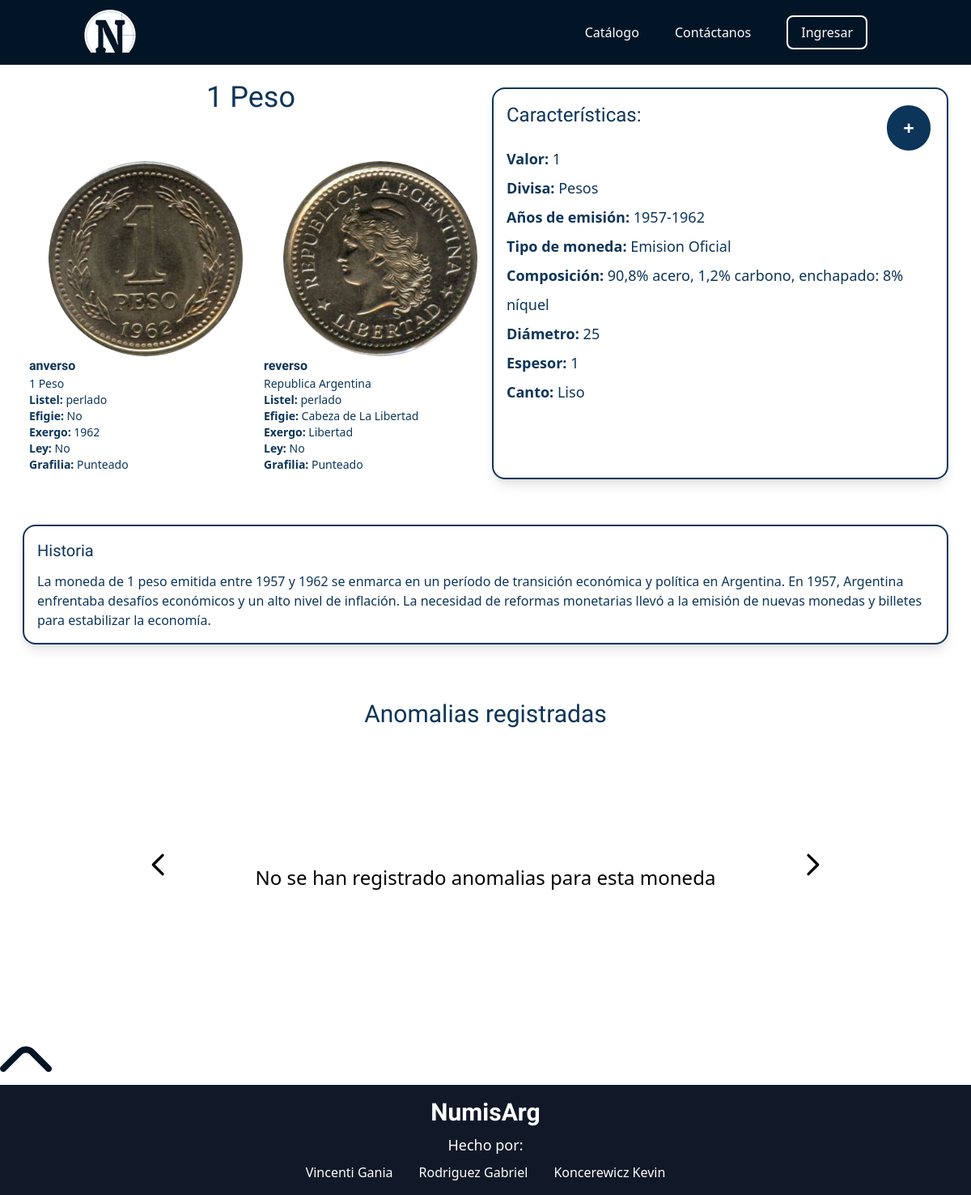
The app's page /src/views/coin-catalog/moneda.php?moneda=29 with its own data.
### tables this page shows
CREATE TABLE `moneda_atributo` (
  `id_moneda_atributo` int(11) NOT NULL,
  `id_moneda` int(11) NOT NULL,
  `id_divisa` int(11) NOT NULL,
  `id_valor_nominal` int(11) NOT NULL,
  `id_tipo_canto` int(11) NOT NULL,
  `id_tipo_moneda` int(11) NOT NULL,
  `composicion` varchar(100) NOT NULL,
  `diametro` float NOT NULL,
  `espesor` float NOT NULL,
  `historia` longtext NOT NULL,
  `inicio_emision` date NOT NULL,
  `fin_emision` date NOT NULL
);

CREATE TABLE `moneda` (
  `id_moneda` int(11) NOT NULL,
  `nombre` varchar(20) NOT NULL
);

CREATE TABLE `valor_nominal` (
  `id_valor_nominal` int(11) NOT NULL,
  `valor` float NOT NULL
);

CREATE TABLE `divisa` (
  `id_divisa` int(11) NOT NULL,
  `nombre` varchar(20) NOT NULL
);

CREATE TABLE `tipo_moneda` (
  `id_tipo_moneda` int(11) NOT NULL,
  `tipo_moneda` varchar(30) NOT NULL
);

CREATE TABLE `tipo_canto` (
  `id_tipo_canto` int(11) NOT NULL,
  `tipo` varchar(50) NOT NULL
);

CREATE TABLE `partes` (
  `id_partes` int(11) NOT NULL,
  `id_imagen` int(11) NOT NULL,
  `id_moneda_atributo` int(11) NOT NULL,
  `lado` varchar(7) NOT NULL,
  `listel` varchar(100) DEFAULT NULL,
  `efigie` varchar(100) DEFAULT NULL,
  `leyenda` varchar(100) DEFAULT NULL,
  `exergo` varchar(100) DEFAULT NULL,
  `ley` varchar(100) DEFAULT NULL,
  `grafilia` varchar(100) DEFAULT NULL,
  `detalles` varchar(200) DEFAULT NULL
);

CREATE TABLE `imagen` (
  `id_imagen` int(11) NOT NULL,
  `direccion` varchar(100) NOT NULL
);

### src/views/coin-catalog/consultasmoneda.php (called while the page is built, shortened)
<?php
include '../../inc/conexion.php';
$id= $_GET['moneda'];
    $sql="SELECT moneda.nombre, inicio_emision, fin_emision
    FROM moneda
    INNER JOIN moneda_atributo ON moneda.id_moneda=moneda_atributo.id_moneda
    WHERE moneda.id_moneda='$id'";
    $gral=mysqli_query($conectar,$sql);
    $sql="SELECT divisa.nombre , valor_nominal.valor, tipo_canto.tipo, tipo_moneda, composicion, diametro, espesor, historia
        FROM moneda_atributo
        INNER JOIN divisa ON moneda_atributo.id_divisa=divisa.id_divisa
        INNER JOIN valor_nominal ON moneda_atributo.id_valor_nominal=valor_nominal.id_valor_nominal
        INNER JOIN tipo_canto ON moneda_atributo.id_tipo_canto=tipo_canto.id_tipo_canto
        INNER JOIN tipo_moneda ON moneda_atributo.id_tipo_moneda=tipo_moneda.id_tipo_moneda
        WHERE id_moneda='$id'";
    $detalle=mysqli_query($conectar,$sql);
    $sql="SELECT `lado`, `listel`, `efigie`, `leyenda`, `exergo`, `ley`, `grafilia`, `detalles`
        FROM `partes`
        INNER JOIN moneda_atributo ON moneda_atributo.id_moneda_atributo=partes.id_moneda_atributo
        WHERE id_moneda='$id'";
    $lados=mysqli_query($conectar,$sql);
?>

### src/views/coin-catalog/moneda.php (the view, shortened to what this page needs)
<?php
include '../../../header.php';
include 'consultasmoneda.php';
?>
<!DOCTYPE html>
<html lang="es">
<head>
    <link href="https://cdn.jsdelivr.net/npm/tailwindcss@2.2.19/dist/tailwind.min.css" rel="stylesheet">
    <link href="https://cdn.jsdelivr.net/npm/tailwindcss@2.2.19/dist/tailwind.min.css" rel="stylesheet">
    <link rel="stylesheet" href="../../style.css">
</head>
<body>
<?php
if($gral){
    while($general=mysqli_fetch_assoc($gral)){
        if($detalle){
            while($det=mysqli_fetch_assoc($detalle)){
                $nombre= mb_convert_encoding($general['nombre'], "UTF-8", mb_detect_encoding($general['nombre'],"UTF-8, ISO-8859-1, auto"));
                $emisioni= (int) $general['inicio_emision'];
                $emisionf= (int) $general['fin_emision'];
                $valor= $det['valor'];
                $divisa= mb_convert_encoding($det['nombre'], "UTF-8", mb_detect_encoding($det['nombre'],"UTF-8, ISO-8859-1, auto"));
                $canto= $det['tipo'];
                $tipomoneda= $det['tipo_moneda'];
                $composicion= mb_convert_encoding($det['composicion'], "UTF-8", mb_detect_encoding($det['composicion'],"UTF-8, ISO-8859-1, auto"));
                $diametro= $det['diametro'];
                $espesor= $det['espesor'];
                $historia= mb_convert_encoding($det['historia'], "UTF-8", mb_detect_encoding($det['historia'],"UTF-8, ISO-8859-1, auto"));
                echo'
                <section class="grid grid-cols-4 grid-rows-6 p-5 font-light-blue">
                    <h1 class="col-span-2 h-10 text-center text-4xl ">'.$nombre.'</h1>
                    <span class="inline-block col-start-3 col-span-4 row-span-6 m-2 p-4 border-2 rounded-2xl shadow-lg border-light-blue">
                        <h2 class="text-2xl inline-block mb-5 ">Características:</h2>
                        <button onclick="mostrarguardar()"  class="float-right p-1 px-5 m-1 rounded-full text-white font-bold text-2xl bg-light-blue leading-loose">
                            +
                        </button>
                        <p class="text-lg leading-loose">
                            <b>Valor:</b> '.$valor.'
                            <b><br>Divisa:</b> '.$divisa.'
                            <b><br>Años de emisión:</b> '.$emisioni.'-'.$emisionf.'
                            <b><br>Tipo de moneda:</b> '.$tipomoneda.'
                            <b><br>Composición:</b> '.$composicion.'
                            <b><br>Diámetro:</b> '.$diametro.'
                            <b><br>Espesor:</b> '.$espesor.'
                            <b><br>Canto:</b> '.$canto.'
                        </p>
                    </span>';
                    if($lados){
                        while($lado=mysqli_fetch_assoc($lados)){
                            $nombrelado=$lado['lado'];
                            $listel=$lado['listel'];
                            $efigie=$lado['efigie'];
                            $leyenda= mb_convert_encoding($lado['leyenda'], "UTF-8", mb_detect_encoding($lado['leyenda'],"UTF-8, ISO-8859-1, auto"));
                            $exergo=$lado['exergo'];
                            $ley=$lado['ley'];
                            $grafilia=$lado['grafilia'];
                            $sql="SELECT  direccion
                                FROM imagen
                                INNER JOIN partes ON partes.id_imagen=imagen.id_imagen
                                INNER JOIN moneda_atributo ON partes.id_moneda_atributo=moneda_atributo.id_moneda_atributo
                                WHERE id_moneda='$id'
                                AND lado='$nombrelado'";
                            $img=mysqli_query($conectar,$sql);
                            $imagen=mysqli_fetch_assoc($img);
                            if(isset($imagen['direccion'])){
                                $imagenlado= mb_convert_encoding($imagen['direccion'], "UTF-8", mb_detect_encoding($imagen['direccion'],"UTF-8, ISO-8859-1, auto"));
                            }else{
                            $imagenlado='../../assets/icon/usd-circle.svg';
                            }
                            echo '
                            <div class="inline-block  row-span-6 p-4 ">
                                <img src="'.$imagenlado.'" class="w-60 mx-6 rounded-full">
                                <h3 class="font-semibold">'.$nombrelado.'</h3>
                                <p class="text-sm">
                                    '.$leyenda.'
                                    <br><b>Listel:</b> '.$listel.'
                                    <br><b>Efigie:</b> '.$efigie.'
                                    <br><b>Exergo:</b> '.$exergo.'
                                    <br><b>Ley:</b> '.$ley.'
                                    <br><b>Grafilia:</b> '.$grafilia.'
                                </p>
                            </div>
                            ';
                        }
                    }
                    echo'
                </section>
                <section  class="border-2 rounded-2xl shadow-lg m-7 p-4  border-light-blue font-light-blue">
                    <h2 class="mb-3 text-xl">Historia</h2>
                    <p class="break-words">
                    '.$historia.'
                    </p>
                </section>
                ';
            }
        }
    }
}
        ?>
<div class="relative py-10 pb-20">
    <h1 class="text-center text-3xl mb-10 font-light-blue">Anomalias registradas</h1>
    <div class="relative  rounded-xl sm:h-64 xl:h-80 4xl:h-96">
        <div class="carousel-inner">
            <?php
            echo '<p class="text-2xl p-20 py-32 text-center">No se han registrado anomalias para esta moneda</p>';
            ?>
        </div>
        <button type="button" class="flex absolute top-0 left-0 z-30 justify-center items-center pl-44 h-full cursor-pointer group focus:outline-none" data-carousel-prev>
        <span class="inline-flex justify-center items-center w-10 h-10 rounded-full sm:w-10 sm:h-10 bg-white/30 group-focus:ring-4 group-focus:ring-white group-focus:outline-none">
            <svg class="w-10 h-10 text-black sm:w-10 sm:h-10" fill="none" stroke="currentColor" viewBox="0 0 24 24" xmlns="http://www.w3.org/2000/svg"><path stroke-linecap="round" stroke-linejoin="round" stroke-width="2" d="M15 19l-7-7 7-7"></path></svg>
        </span>
        </button>
        <button type="button" class="flex absolute top-0 right-0 z-30 justify-center items-center pr-44 h-full cursor-pointer group focus:outline-none" data-carousel-next>
        <span class="inline-flex justify-center items-center w-10 h-10 rounded-full sm:w-10 sm:h-10 bg-white/30 group-focus:ring-4 group-focus:ring-white group-focus:outline-none">
            <svg class="w-10 h-10 text-black sm:w-10 sm:h-10" fill="none" stroke="currentColor" viewBox="0 0 24 24" xmlns="http://www.w3.org/2000/svg"><path stroke-linecap="round" stroke-linejoin="round" stroke-width="2" d="M9 5l7 7-7 7"></path></svg>
        </span>
        </button>
    </div>
</div>
</body>
</html>

### src/style.css (style rules this page uses)
.bg-light-blue { background-color: #0D3559; }
body { font-family: 'Radio Canada', sans-serif; }
h1, h2 { font-family: 'Patua One', cursive; }
html { scrollbar-width: none; }

### header.php (style rules this page uses)
.bg-light-blue { background-color: #0D3559; }
.border-light-blue { border-color: #0D3559; }
.font-light-blue { color: #0D3559; }
body { font-family: 'Radio Canada', sans-serif; }
h1, h2, h3, h4 { font-family: 'Patua One', cursive; }

### records on screen
moneda_atributo: id_moneda.nombre "1 Peso", id_valor_nominal.valor "1", id_divisa.nombre "Pesos", inicio_emision "1957", fin_emision "1962", id_tipo_moneda.tipo_moneda "Emision Oficial", composicion "90,8% acero, 1,2% carbono, enchapado: 8% níquel", diametro "25", espesor "1", id_tipo_canto.tipo "Liso", historia "La moneda de 1 peso emitida entre 1957 y 1962 se enmarca en un período de transición económica y política en Argentina. En 1957, Argentina enfrentaba desafíos económicos y un alto nivel de inflación. La necesidad de reformas monetarias llevó a la emisión de nuevas monedas y billetes para estabilizar la economía."
partes: id_imagen.direccion (picture), lado "anverso", leyenda "1 Peso", listel "perlado", efigie "No", exergo "1962", ley "No", grafilia "Punteado"
partes: id_imagen.direccion (picture), lado "reverso", leyenda "Republica Argentina", listel "perlado", efigie "Cabeza de La Libertad", exergo "Libertad", ley "No", grafilia "Punteado"
